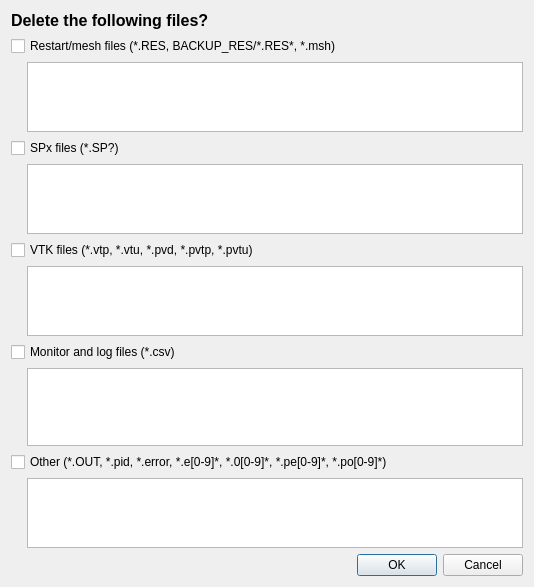
<?xml version="1.0" encoding="UTF-8"?>
<ui version="4.0">
 <class>Dialog</class>
 <widget class="QDialog" name="Dialog">
  <property name="geometry">
   <rect>
    <x>0</x>
    <y>0</y>
    <width>534</width>
    <height>587</height>
   </rect>
  </property>
  <property name="windowTitle">
   <string>Dialog</string>
  </property>
  <layout class="QGridLayout" name="gridLayout">
   <item row="10" column="1">
    <widget class="QListWidget" name="listwidget_other">
     <property name="maximumSize">
      <size>
       <width>16777215</width>
       <height>100</height>
      </size>
     </property>
    </widget>
   </item>
   <item row="4" column="1">
    <widget class="QListWidget" name="listwidget_spx">
     <property name="maximumSize">
      <size>
       <width>16777215</width>
       <height>100</height>
      </size>
     </property>
    </widget>
   </item>
   <item row="11" column="1">
    <widget class="QDialogButtonBox" name="buttonBox">
     <property name="orientation">
      <enum>Qt::Horizontal</enum>
     </property>
     <property name="standardButtons">
      <set>QDialogButtonBox::Cancel|QDialogButtonBox::Ok</set>
     </property>
    </widget>
   </item>
   <item row="2" column="0">
    <spacer name="horizontalSpacer">
     <property name="orientation">
      <enum>Qt::Horizontal</enum>
     </property>
     <property name="sizeType">
      <enum>QSizePolicy::Maximum</enum>
     </property>
     <property name="sizeHint" stdset="0">
      <size>
       <width>10</width>
       <height>20</height>
      </size>
     </property>
    </spacer>
   </item>
   <item row="5" column="0" colspan="2">
    <widget class="QCheckBox" name="checkbox_vtk">
     <property name="text">
      <string>VTK files (*.vtp, *.vtu, *.pvd, *.pvtp, *.pvtu)</string>
     </property>
    </widget>
   </item>
   <item row="3" column="0" colspan="2">
    <widget class="QCheckBox" name="checkbox_spx">
     <property name="text">
      <string>SPx files (*.SP?)</string>
     </property>
    </widget>
   </item>
   <item row="1" column="0" colspan="2">
    <widget class="QCheckBox" name="checkbox_res">
     <property name="text">
      <string>Restart/mesh files (*.RES, BACKUP_RES/*.RES*, *.msh)</string>
     </property>
    </widget>
   </item>
   <item row="2" column="1">
    <widget class="QListWidget" name="listwidget_restart">
     <property name="maximumSize">
      <size>
       <width>16777215</width>
       <height>100</height>
      </size>
     </property>
    </widget>
   </item>
   <item row="0" column="0" colspan="2">
    <widget class="QLabel" name="label_heading">
     <property name="font">
      <font>
       <pointsize>12</pointsize>
       <weight>75</weight>
       <bold>true</bold>
      </font>
     </property>
     <property name="text">
      <string>Delete the following files?</string>
     </property>
     <property name="wordWrap">
      <bool>true</bool>
     </property>
    </widget>
   </item>
   <item row="9" column="0" colspan="2">
    <widget class="QCheckBox" name="checkbox_other">
     <property name="text">
      <string>Other (*.OUT, *.pid, *.error, *.e[0-9]*, *.0[0-9]*, *.pe[0-9]*, *.po[0-9]*)</string>
     </property>
    </widget>
   </item>
   <item row="6" column="1">
    <widget class="QListWidget" name="listwidget_vtk">
     <property name="maximumSize">
      <size>
       <width>16777215</width>
       <height>100</height>
      </size>
     </property>
    </widget>
   </item>
   <item row="7" column="0" colspan="2">
    <widget class="QCheckBox" name="checkbox_monitor">
     <property name="text">
      <string>Monitor and log files (*.csv)</string>
     </property>
    </widget>
   </item>
   <item row="8" column="1">
    <widget class="QListWidget" name="listwidget_monitor"/>
   </item>
  </layout>
 </widget>
 <resources/>
 <connections>
  <connection>
   <sender>buttonBox</sender>
   <signal>accepted()</signal>
   <receiver>Dialog</receiver>
   <slot>accept()</slot>
   <hints>
    <hint type="sourcelabel">
     <x>248</x>
     <y>254</y>
    </hint>
    <hint type="destinationlabel">
     <x>157</x>
     <y>274</y>
    </hint>
   </hints>
  </connection>
  <connection>
   <sender>buttonBox</sender>
   <signal>rejected()</signal>
   <receiver>Dialog</receiver>
   <slot>reject()</slot>
   <hints>
    <hint type="sourcelabel">
     <x>316</x>
     <y>260</y>
    </hint>
    <hint type="destinationlabel">
     <x>286</x>
     <y>274</y>
    </hint>
   </hints>
  </connection>
 </connections>
</ui>
